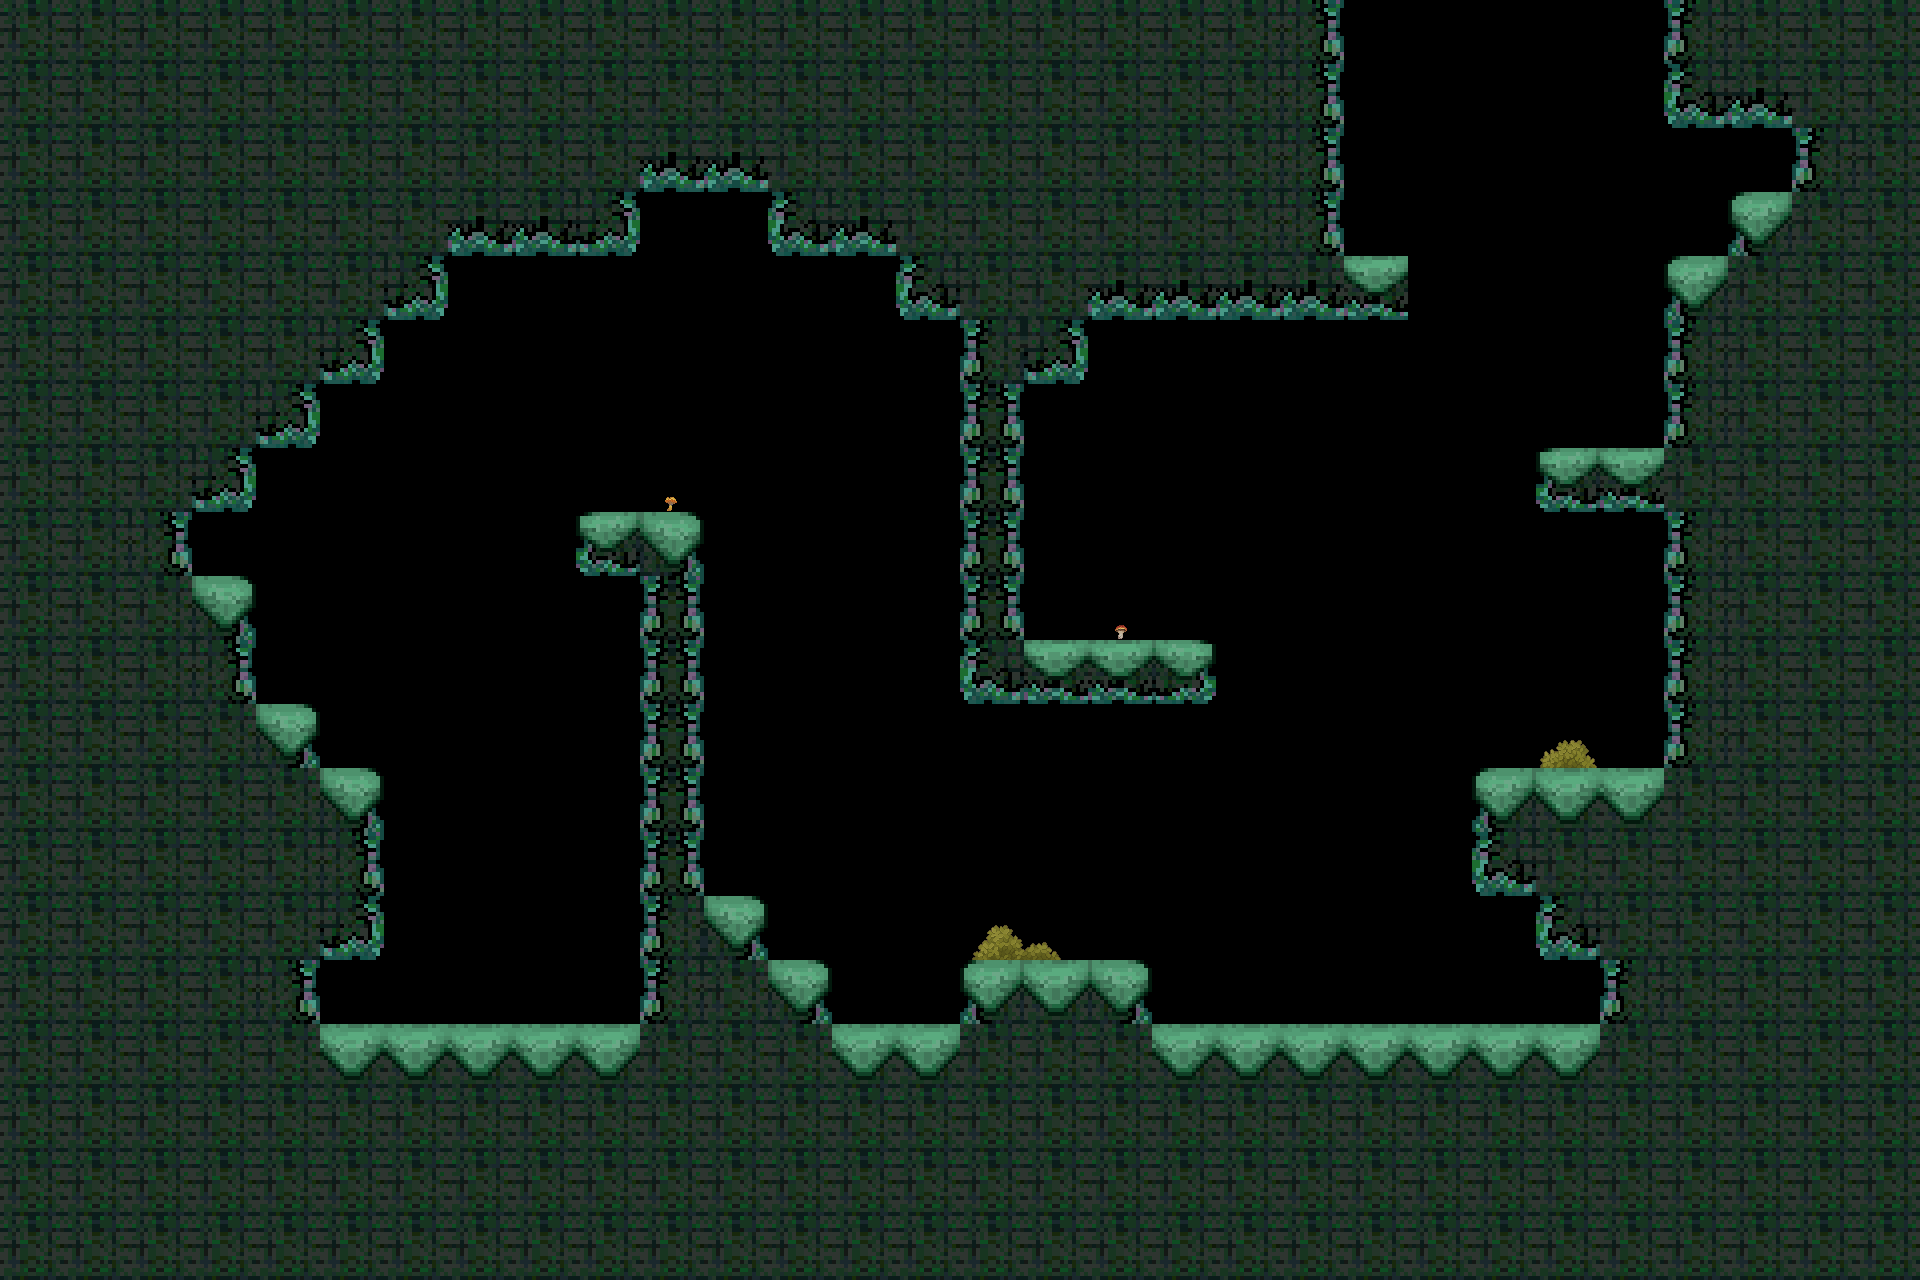

Rendered tile map (Tiled .tmx) drawn with the repository's tilesets; below, a short description and the full map source, tile grids included:
An orthogonal 30x20 tile map with 64x64 px tiles, 2 tile layers (tiles, deco), 2 tilesets and 4 objects (N, player).

<map version="1.4" tiledversion="1.4.3" orientation="orthogonal" renderorder="right-down" width="30" height="20" tilewidth="64" tileheight="64" infinite="0" nextlayerid="6" nextobjectid="12">
 <tileset firstgid="1" source="../level0.tsx" />
 <tileset firstgid="17" source="../deco1.tsx" />
 <layer id="1" name="tiles" width="30" height="20">
  <data encoding="csv">
6,6,6,6,6,6,6,6,6,6,6,6,6,6,6,6,6,6,6,6,7,0,0,0,0,0,5,6,6,6,
6,6,6,6,6,6,6,6,6,6,6,6,6,6,6,6,6,6,6,6,7,0,0,0,0,0,9,10,6,6,
6,6,6,6,6,6,6,6,6,6,10,10,6,6,6,6,6,6,6,6,7,0,0,0,0,0,0,0,5,6,
6,6,6,6,6,6,6,10,10,11,0,0,9,10,6,6,6,6,6,6,7,0,0,0,0,0,0,1,6,6,
6,6,6,6,6,6,11,0,0,0,0,0,0,0,9,6,6,10,10,10,10,14,0,0,0,0,1,6,6,6,
6,6,6,6,6,11,0,0,0,0,0,0,0,0,0,5,11,0,0,0,0,0,0,0,0,0,5,6,6,6,
6,6,6,6,11,0,0,0,0,0,0,0,0,0,0,8,0,0,0,0,0,0,0,0,0,0,5,6,6,6,
6,6,6,11,0,0,0,0,0,0,0,0,0,0,0,8,0,0,0,0,0,0,0,0,13,14,6,6,6,6,
6,6,7,0,0,0,0,0,0,13,3,0,0,0,0,8,0,0,0,0,0,0,0,0,0,0,5,6,6,6,
6,6,6,3,0,0,0,0,0,0,8,0,0,0,0,8,0,0,0,0,0,0,0,0,0,0,5,6,6,6,
6,6,6,7,0,0,0,0,0,0,8,0,0,0,0,9,14,14,15,0,0,0,0,0,0,0,5,6,6,6,
6,6,6,6,3,0,0,0,0,0,8,0,0,0,0,0,0,0,0,0,0,0,0,0,0,0,5,6,6,6,
6,6,6,6,6,3,0,0,0,0,8,0,0,0,0,0,0,0,0,0,0,0,0,1,2,2,6,6,6,6,
6,6,6,6,6,7,0,0,0,0,8,0,0,0,0,0,0,0,0,0,0,0,0,9,6,6,6,6,6,6,
6,6,6,6,6,11,0,0,0,0,5,3,0,0,0,0,0,0,0,0,0,0,0,0,9,6,6,6,6,6,
6,6,6,6,7,0,0,0,0,0,5,6,3,0,0,1,2,3,0,0,0,0,0,0,0,5,6,6,6,6,
6,6,6,6,6,2,2,2,2,2,6,6,6,2,2,6,6,6,2,2,2,2,2,2,2,6,6,6,6,6,
6,6,6,6,6,6,6,6,6,6,6,6,6,6,6,6,6,6,6,6,6,6,6,6,6,6,6,6,6,6,
6,6,6,6,6,6,6,6,6,6,6,6,6,6,6,6,6,6,6,6,6,6,6,6,6,6,6,6,6,6,
6,6,6,6,6,6,6,6,6,6,6,6,6,6,6,6,6,6,6,6,6,6,6,6,6,6,6,6,6,6
</data>
 </layer>
 <layer id="5" name="deco" width="30" height="20">
  <data encoding="csv">
0,0,0,0,0,0,0,0,0,0,0,0,0,0,0,0,0,0,0,0,0,0,0,0,0,0,0,0,0,0,
0,0,0,0,0,0,0,0,0,0,0,0,0,0,0,0,0,0,0,0,0,0,0,0,0,0,0,0,0,0,
0,0,0,0,0,0,0,0,0,0,0,0,0,0,0,0,0,0,0,0,0,0,0,0,0,0,0,0,0,0,
0,0,0,0,0,0,0,0,0,0,0,0,0,0,0,0,0,0,0,0,0,0,0,0,0,0,0,0,0,0,
0,0,0,0,0,0,0,0,0,0,0,0,0,0,0,0,0,0,0,0,0,0,0,0,0,0,0,0,0,0,
0,0,0,0,0,0,0,0,0,0,0,0,0,0,0,0,0,0,0,0,0,0,0,0,0,0,0,0,0,0,
0,0,0,0,0,0,0,0,0,0,0,0,0,0,0,0,0,0,0,0,0,0,0,0,0,0,0,0,0,0,
0,0,0,0,0,0,0,0,0,0,25,0,0,0,0,0,0,0,0,0,0,0,0,0,0,0,0,0,0,0,
0,0,0,0,0,0,0,0,0,0,0,0,0,0,0,0,0,0,0,0,0,0,0,0,0,0,0,0,0,0,
0,0,0,0,0,0,0,0,0,0,0,0,0,0,0,0,0,34,0,0,0,0,0,0,0,0,0,0,0,0,
0,0,0,0,0,0,0,0,0,0,0,0,0,0,0,0,0,0,0,0,0,0,0,0,0,0,0,0,0,0,
0,0,0,0,0,0,0,0,0,0,0,0,0,0,0,0,0,0,0,0,0,0,0,0,17,0,0,0,0,0,
0,0,0,0,0,0,0,0,0,0,0,0,0,0,0,0,0,0,0,0,0,0,0,0,0,0,0,0,0,0,
0,0,0,0,0,0,0,0,0,0,0,0,0,0,0,0,0,0,0,0,0,0,0,0,0,0,0,0,0,0,
0,0,0,0,0,0,0,0,0,0,0,0,0,0,0,18,19,0,0,0,0,0,0,0,0,0,0,0,0,0,
0,0,0,0,0,0,0,0,0,0,0,0,0,0,0,0,0,0,0,0,0,0,0,0,0,0,0,0,0,0,
0,0,0,0,0,0,0,0,0,0,0,0,0,0,0,0,0,0,0,0,0,0,0,0,0,0,0,0,0,0,
0,0,0,0,0,0,0,0,0,0,0,0,0,0,0,0,0,0,0,0,0,0,0,0,0,0,0,0,0,0,
0,0,0,0,0,0,0,0,0,0,0,0,0,0,0,0,0,0,0,0,0,0,0,0,0,0,0,0,0,0,
0,0,0,0,0,0,0,0,0,0,0,0,0,0,0,0,0,0,0,0,0,0,0,0,0,0,0,0,0,0
</data>
 </layer>
 <objectgroup id="3" name="conx">
  <object id="9" name="N" x="1344" y="0" width="320" height="64" />
 </objectgroup>
 <objectgroup id="4" name="spawns">
  <object id="6" name="player" x="512" y="960">
   <point />
  </object>
 </objectgroup>
 <objectgroup id="2" name="collision">
  <object id="5" x="0" y="0">
   <polygon points="0,0 1344,0 1344,256 1408,256 1408,320 1088,320 1088,384 1024,384 1024,640 1216,640 1216,704 960,704 960,320 896,320 896,256 768,256 768,192 640,192 640,256 448,256 448,320 384,320 384,384 320,384 320,448 256,448 256,512 192,512 192,576 256,576 256,704 320,704 320,768 384,768 384,960 320,960 320,1024 640,1024 640,576 576,576 576,512 704,512 704,896 768,896 768,960 832,960 832,1024 960,1024 960,960 1152,960 1152,1024 1600,1024 1600,960 1536,960 1536,896 1472,896 1472,768 1664,768 1664,512 1536,512 1536,448 1664,448 1664,256 1728,256 1728,192 1792,192 1792,128 1664,128 1664,0 1920,0 1920,1280 0,1280" />
  </object>
  <object id="11" x="32" y="32">
   <polygon points="0,0 1856,0 1856,1216 0,1216" />
  </object>
 </objectgroup>
</map>
